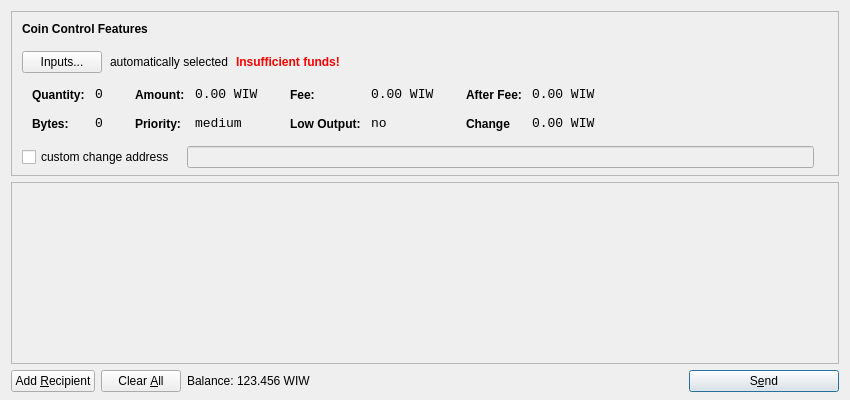
<?xml version="1.0" encoding="UTF-8"?>
<ui version="4.0">
 <class>SendCoinsDialog</class>
 <widget class="QDialog" name="SendCoinsDialog">
  <property name="geometry">
   <rect>
    <x>0</x>
    <y>0</y>
    <width>850</width>
    <height>400</height>
   </rect>
  </property>
  <property name="windowTitle">
   <string>Send Coins</string>
  </property>
  <layout class="QVBoxLayout" name="verticalLayout" stretch="0,1,0">
   <property name="bottomMargin">
    <number>8</number>
   </property>
   <item>
    <widget class="QFrame" name="frameCoinControl">
     <property name="sizePolicy">
      <sizepolicy hsizetype="Expanding" vsizetype="Expanding">
       <horstretch>0</horstretch>
       <verstretch>0</verstretch>
      </sizepolicy>
     </property>
     <property name="maximumSize">
      <size>
       <width>16777215</width>
       <height>16777215</height>
      </size>
     </property>
     <property name="frameShape">
      <enum>QFrame::StyledPanel</enum>
     </property>
     <property name="frameShadow">
      <enum>QFrame::Sunken</enum>
     </property>
     <layout class="QVBoxLayout" name="verticalLayoutCoinControl2">
      <property name="spacing">
       <number>-1</number>
      </property>
      <property name="leftMargin">
       <number>0</number>
      </property>
      <property name="topMargin">
       <number>0</number>
      </property>
      <property name="rightMargin">
       <number>0</number>
      </property>
      <property name="bottomMargin">
       <number>6</number>
      </property>
      <item>
       <layout class="QVBoxLayout" name="verticalLayoutCoinControl" stretch="0,0,0,0,1">
        <property name="spacing">
         <number>0</number>
        </property>
        <property name="leftMargin">
         <number>10</number>
        </property>
        <property name="topMargin">
         <number>10</number>
        </property>
        <item>
         <layout class="QHBoxLayout" name="horizontalLayoutCoinControl1">
          <property name="bottomMargin">
           <number>15</number>
          </property>
          <item>
           <widget class="QLabel" name="labelCoinControlFeatures">
            <property name="sizePolicy">
             <sizepolicy hsizetype="Preferred" vsizetype="Maximum">
              <horstretch>0</horstretch>
              <verstretch>0</verstretch>
             </sizepolicy>
            </property>
            <property name="font">
             <font>
              <weight>75</weight>
              <bold>true</bold>
             </font>
            </property>
            <property name="styleSheet">
             <string notr="true">font-weight:bold;</string>
            </property>
            <property name="text">
             <string>Coin Control Features</string>
            </property>
           </widget>
          </item>
         </layout>
        </item>
        <item>
         <layout class="QHBoxLayout" name="horizontalLayoutCoinControl2" stretch="0,0,0,0">
          <property name="spacing">
           <number>8</number>
          </property>
          <property name="bottomMargin">
           <number>10</number>
          </property>
          <item>
           <widget class="QPushButton" name="pushButtonCoinControl">
            <property name="styleSheet">
             <string notr="true"/>
            </property>
            <property name="text">
             <string>Inputs...</string>
            </property>
           </widget>
          </item>
          <item>
           <widget class="QLabel" name="labelCoinControlAutomaticallySelected">
            <property name="text">
             <string>automatically selected</string>
            </property>
            <property name="margin">
             <number>5</number>
            </property>
           </widget>
          </item>
          <item>
           <widget class="QLabel" name="labelCoinControlInsuffFunds">
            <property name="font">
             <font>
              <weight>75</weight>
              <bold>true</bold>
             </font>
            </property>
            <property name="styleSheet">
             <string notr="true">color:red;font-weight:bold;</string>
            </property>
            <property name="text">
             <string>Insufficient funds!</string>
            </property>
            <property name="margin">
             <number>5</number>
            </property>
           </widget>
          </item>
          <item>
           <spacer name="horizontalSpacerCoinControl">
            <property name="orientation">
             <enum>Qt::Horizontal</enum>
            </property>
            <property name="sizeHint" stdset="0">
             <size>
              <width>40</width>
              <height>1</height>
             </size>
            </property>
           </spacer>
          </item>
         </layout>
        </item>
        <item>
         <widget class="QWidget" name="widgetCoinControl" native="true">
          <property name="sizePolicy">
           <sizepolicy hsizetype="Preferred" vsizetype="Preferred">
            <horstretch>0</horstretch>
            <verstretch>0</verstretch>
           </sizepolicy>
          </property>
          <property name="minimumSize">
           <size>
            <width>0</width>
            <height>0</height>
           </size>
          </property>
          <property name="styleSheet">
           <string notr="true"/>
          </property>
          <layout class="QHBoxLayout" name="horizontalLayoutCoinControl5">
           <property name="margin">
            <number>0</number>
           </property>
           <item>
            <layout class="QHBoxLayout" name="horizontalLayoutCoinControl3" stretch="0,0,0,1">
             <property name="spacing">
              <number>20</number>
             </property>
             <property name="topMargin">
              <number>0</number>
             </property>
             <property name="bottomMargin">
              <number>10</number>
             </property>
             <item>
              <layout class="QFormLayout" name="formLayoutCoinControl1">
               <property name="horizontalSpacing">
                <number>10</number>
               </property>
               <property name="verticalSpacing">
                <number>14</number>
               </property>
               <property name="leftMargin">
                <number>10</number>
               </property>
               <property name="topMargin">
                <number>4</number>
               </property>
               <property name="rightMargin">
                <number>6</number>
               </property>
               <item row="0" column="0">
                <widget class="QLabel" name="labelCoinControlQuantityText">
                 <property name="styleSheet">
                  <string notr="true">font-weight:bold;</string>
                 </property>
                 <property name="text">
                  <string>Quantity:</string>
                 </property>
                 <property name="margin">
                  <number>0</number>
                 </property>
                </widget>
               </item>
               <item row="0" column="1">
                <widget class="QLabel" name="labelCoinControlQuantity">
                 <property name="font">
                  <font>
                   <family>Monospace</family>
                   <pointsize>10</pointsize>
                  </font>
                 </property>
                 <property name="cursor">
                  <cursorShape>IBeamCursor</cursorShape>
                 </property>
                 <property name="contextMenuPolicy">
                  <enum>Qt::ActionsContextMenu</enum>
                 </property>
                 <property name="text">
                  <string>0</string>
                 </property>
                 <property name="margin">
                  <number>0</number>
                 </property>
                 <property name="textInteractionFlags">
                  <set>Qt::LinksAccessibleByMouse|Qt::TextSelectableByKeyboard|Qt::TextSelectableByMouse</set>
                 </property>
                </widget>
               </item>
               <item row="1" column="0">
                <widget class="QLabel" name="labelCoinControlBytesText">
                 <property name="styleSheet">
                  <string notr="true">font-weight:bold;</string>
                 </property>
                 <property name="text">
                  <string>Bytes:</string>
                 </property>
                </widget>
               </item>
               <item row="1" column="1">
                <widget class="QLabel" name="labelCoinControlBytes">
                 <property name="font">
                  <font>
                   <family>Monospace</family>
                   <pointsize>10</pointsize>
                  </font>
                 </property>
                 <property name="cursor">
                  <cursorShape>IBeamCursor</cursorShape>
                 </property>
                 <property name="contextMenuPolicy">
                  <enum>Qt::ActionsContextMenu</enum>
                 </property>
                 <property name="text">
                  <string>0</string>
                 </property>
                 <property name="textInteractionFlags">
                  <set>Qt::LinksAccessibleByMouse|Qt::TextSelectableByKeyboard|Qt::TextSelectableByMouse</set>
                 </property>
                </widget>
               </item>
              </layout>
             </item>
             <item>
              <layout class="QFormLayout" name="formLayoutCoinControl2">
               <property name="horizontalSpacing">
                <number>10</number>
               </property>
               <property name="verticalSpacing">
                <number>14</number>
               </property>
               <property name="leftMargin">
                <number>6</number>
               </property>
               <property name="topMargin">
                <number>4</number>
               </property>
               <property name="rightMargin">
                <number>6</number>
               </property>
               <item row="0" column="0">
                <widget class="QLabel" name="labelCoinControlAmountText">
                 <property name="styleSheet">
                  <string notr="true">font-weight:bold;</string>
                 </property>
                 <property name="text">
                  <string>Amount:</string>
                 </property>
                 <property name="margin">
                  <number>0</number>
                 </property>
                </widget>
               </item>
               <item row="0" column="1">
                <widget class="QLabel" name="labelCoinControlAmount">
                 <property name="font">
                  <font>
                   <family>Monospace</family>
                   <pointsize>10</pointsize>
                  </font>
                 </property>
                 <property name="cursor">
                  <cursorShape>IBeamCursor</cursorShape>
                 </property>
                 <property name="contextMenuPolicy">
                  <enum>Qt::ActionsContextMenu</enum>
                 </property>
                 <property name="text">
                  <string notr="true">0.00 WIW</string>
                 </property>
                 <property name="textInteractionFlags">
                  <set>Qt::LinksAccessibleByMouse|Qt::TextSelectableByKeyboard|Qt::TextSelectableByMouse</set>
                 </property>
                </widget>
               </item>
               <item row="1" column="0">
                <widget class="QLabel" name="labelCoinControlPriorityText">
                 <property name="styleSheet">
                  <string notr="true">font-weight:bold;</string>
                 </property>
                 <property name="text">
                  <string>Priority:</string>
                 </property>
                </widget>
               </item>
               <item row="1" column="1">
                <widget class="QLabel" name="labelCoinControlPriority">
                 <property name="font">
                  <font>
                   <family>Monospace</family>
                   <pointsize>10</pointsize>
                  </font>
                 </property>
                 <property name="cursor">
                  <cursorShape>IBeamCursor</cursorShape>
                 </property>
                 <property name="contextMenuPolicy">
                  <enum>Qt::ActionsContextMenu</enum>
                 </property>
                 <property name="text">
                  <string>medium</string>
                 </property>
                 <property name="textInteractionFlags">
                  <set>Qt::LinksAccessibleByMouse|Qt::TextSelectableByKeyboard|Qt::TextSelectableByMouse</set>
                 </property>
                </widget>
               </item>
              </layout>
             </item>
             <item>
              <layout class="QFormLayout" name="formLayoutCoinControl3">
               <property name="horizontalSpacing">
                <number>10</number>
               </property>
               <property name="verticalSpacing">
                <number>14</number>
               </property>
               <property name="leftMargin">
                <number>6</number>
               </property>
               <property name="topMargin">
                <number>4</number>
               </property>
               <property name="rightMargin">
                <number>6</number>
               </property>
               <item row="0" column="0">
                <widget class="QLabel" name="labelCoinControlFeeText">
                 <property name="styleSheet">
                  <string notr="true">font-weight:bold;</string>
                 </property>
                 <property name="text">
                  <string>Fee:</string>
                 </property>
                 <property name="margin">
                  <number>0</number>
                 </property>
                </widget>
               </item>
               <item row="0" column="1">
                <widget class="QLabel" name="labelCoinControlFee">
                 <property name="font">
                  <font>
                   <family>Monospace</family>
                   <pointsize>10</pointsize>
                  </font>
                 </property>
                 <property name="cursor">
                  <cursorShape>IBeamCursor</cursorShape>
                 </property>
                 <property name="contextMenuPolicy">
                  <enum>Qt::ActionsContextMenu</enum>
                 </property>
                 <property name="text">
                  <string notr="true">0.00 WIW</string>
                 </property>
                 <property name="textInteractionFlags">
                  <set>Qt::LinksAccessibleByMouse|Qt::TextSelectableByKeyboard|Qt::TextSelectableByMouse</set>
                 </property>
                </widget>
               </item>
               <item row="1" column="0">
                <widget class="QLabel" name="labelCoinControlLowOutputText">
                 <property name="styleSheet">
                  <string notr="true">font-weight:bold;</string>
                 </property>
                 <property name="text">
                  <string>Low Output:</string>
                 </property>
                </widget>
               </item>
               <item row="1" column="1">
                <widget class="QLabel" name="labelCoinControlLowOutput">
                 <property name="font">
                  <font>
                   <family>Monospace</family>
                   <pointsize>10</pointsize>
                  </font>
                 </property>
                 <property name="cursor">
                  <cursorShape>IBeamCursor</cursorShape>
                 </property>
                 <property name="contextMenuPolicy">
                  <enum>Qt::ActionsContextMenu</enum>
                 </property>
                 <property name="text">
                  <string>no</string>
                 </property>
                 <property name="textInteractionFlags">
                  <set>Qt::LinksAccessibleByMouse|Qt::TextSelectableByKeyboard|Qt::TextSelectableByMouse</set>
                 </property>
                </widget>
               </item>
              </layout>
             </item>
             <item>
              <layout class="QFormLayout" name="formLayoutCoinControl4">
               <property name="horizontalSpacing">
                <number>10</number>
               </property>
               <property name="verticalSpacing">
                <number>14</number>
               </property>
               <property name="leftMargin">
                <number>6</number>
               </property>
               <property name="topMargin">
                <number>4</number>
               </property>
               <property name="rightMargin">
                <number>6</number>
               </property>
               <item row="0" column="0">
                <widget class="QLabel" name="labelCoinControlAfterFeeText">
                 <property name="styleSheet">
                  <string notr="true">font-weight:bold;</string>
                 </property>
                 <property name="text">
                  <string>After Fee:</string>
                 </property>
                 <property name="margin">
                  <number>0</number>
                 </property>
                </widget>
               </item>
               <item row="0" column="1">
                <widget class="QLabel" name="labelCoinControlAfterFee">
                 <property name="font">
                  <font>
                   <family>Monospace</family>
                   <pointsize>10</pointsize>
                  </font>
                 </property>
                 <property name="cursor">
                  <cursorShape>IBeamCursor</cursorShape>
                 </property>
                 <property name="contextMenuPolicy">
                  <enum>Qt::ActionsContextMenu</enum>
                 </property>
                 <property name="text">
                  <string notr="true">0.00 WIW</string>
                 </property>
                 <property name="textInteractionFlags">
                  <set>Qt::LinksAccessibleByMouse|Qt::TextSelectableByKeyboard|Qt::TextSelectableByMouse</set>
                 </property>
                </widget>
               </item>
               <item row="1" column="0">
                <widget class="QLabel" name="labelCoinControlChangeText">
                 <property name="styleSheet">
                  <string notr="true">font-weight:bold;</string>
                 </property>
                 <property name="text">
                  <string>Change</string>
                 </property>
                </widget>
               </item>
               <item row="1" column="1">
                <widget class="QLabel" name="labelCoinControlChange">
                 <property name="font">
                  <font>
                   <family>Monospace</family>
                   <pointsize>10</pointsize>
                  </font>
                 </property>
                 <property name="cursor">
                  <cursorShape>IBeamCursor</cursorShape>
                 </property>
                 <property name="contextMenuPolicy">
                  <enum>Qt::ActionsContextMenu</enum>
                 </property>
                 <property name="text">
                  <string notr="true">0.00 WIW</string>
                 </property>
                 <property name="textInteractionFlags">
                  <set>Qt::LinksAccessibleByMouse|Qt::TextSelectableByKeyboard|Qt::TextSelectableByMouse</set>
                 </property>
                </widget>
               </item>
              </layout>
             </item>
            </layout>
           </item>
          </layout>
         </widget>
        </item>
        <item>
         <layout class="QHBoxLayout" name="horizontalLayoutCoinControl4" stretch="0,0,0">
          <property name="spacing">
           <number>12</number>
          </property>
          <property name="sizeConstraint">
           <enum>QLayout::SetDefaultConstraint</enum>
          </property>
          <property name="topMargin">
           <number>5</number>
          </property>
          <property name="rightMargin">
           <number>5</number>
          </property>
          <item>
           <widget class="QCheckBox" name="checkBoxCoinControlChange">
            <property name="text">
             <string>custom change address</string>
            </property>
           </widget>
          </item>
          <item>
           <widget class="QLineEdit" name="lineEditCoinControlChange">
            <property name="enabled">
             <bool>false</bool>
            </property>
            <property name="sizePolicy">
             <sizepolicy hsizetype="Expanding" vsizetype="Fixed">
              <horstretch>0</horstretch>
              <verstretch>0</verstretch>
             </sizepolicy>
            </property>
           </widget>
          </item>
          <item>
           <widget class="QLabel" name="labelCoinControlChangeLabel">
            <property name="sizePolicy">
             <sizepolicy hsizetype="Preferred" vsizetype="Expanding">
              <horstretch>0</horstretch>
              <verstretch>0</verstretch>
             </sizepolicy>
            </property>
            <property name="minimumSize">
             <size>
              <width>0</width>
              <height>0</height>
             </size>
            </property>
            <property name="text">
             <string/>
            </property>
            <property name="margin">
             <number>3</number>
            </property>
           </widget>
          </item>
         </layout>
        </item>
        <item>
         <spacer name="verticalSpacerCoinControl">
          <property name="orientation">
           <enum>Qt::Vertical</enum>
          </property>
          <property name="sizeHint" stdset="0">
           <size>
            <width>800</width>
            <height>1</height>
           </size>
          </property>
         </spacer>
        </item>
       </layout>
      </item>
     </layout>
    </widget>
   </item>
   <item>
    <widget class="QScrollArea" name="scrollArea">
     <property name="widgetResizable">
      <bool>true</bool>
     </property>
     <widget class="QWidget" name="scrollAreaWidgetContents">
      <property name="geometry">
       <rect>
        <x>0</x>
        <y>0</y>
        <width>830</width>
        <height>165</height>
       </rect>
      </property>
      <layout class="QVBoxLayout" name="verticalLayout_2">
       <property name="margin">
        <number>0</number>
       </property>
       <item>
        <layout class="QVBoxLayout" name="entries">
         <property name="spacing">
          <number>6</number>
         </property>
        </layout>
       </item>
       <item>
        <spacer name="verticalSpacer">
         <property name="orientation">
          <enum>Qt::Vertical</enum>
         </property>
         <property name="sizeHint" stdset="0">
          <size>
           <width>20</width>
           <height>40</height>
          </size>
         </property>
        </spacer>
       </item>
      </layout>
     </widget>
    </widget>
   </item>
   <item>
    <layout class="QHBoxLayout" name="horizontalLayout">
     <item>
      <widget class="QPushButton" name="addButton">
       <property name="toolTip">
        <string>Send to multiple recipients at once</string>
       </property>
       <property name="text">
        <string>Add &amp;Recipient</string>
       </property>
       <property name="autoDefault">
        <bool>false</bool>
       </property>
      </widget>
     </item>
     <item>
      <widget class="QPushButton" name="clearButton">
       <property name="sizePolicy">
        <sizepolicy hsizetype="Minimum" vsizetype="Fixed">
         <horstretch>0</horstretch>
         <verstretch>0</verstretch>
        </sizepolicy>
       </property>
       <property name="toolTip">
        <string>Remove all transaction fields</string>
       </property>
       <property name="text">
        <string>Clear &amp;All</string>
       </property>
       <property name="autoRepeatDelay">
        <number>300</number>
       </property>
       <property name="autoDefault">
        <bool>false</bool>
       </property>
      </widget>
     </item>
     <item>
      <layout class="QHBoxLayout" name="horizontalLayout_2">
       <property name="spacing">
        <number>3</number>
       </property>
       <item>
        <widget class="QLabel" name="label">
         <property name="sizePolicy">
          <sizepolicy hsizetype="Preferred" vsizetype="Fixed">
           <horstretch>0</horstretch>
           <verstretch>0</verstretch>
          </sizepolicy>
         </property>
         <property name="text">
          <string>Balance:</string>
         </property>
        </widget>
       </item>
       <item>
        <widget class="QLabel" name="labelBalance">
         <property name="sizePolicy">
          <sizepolicy hsizetype="Preferred" vsizetype="Fixed">
           <horstretch>0</horstretch>
           <verstretch>0</verstretch>
          </sizepolicy>
         </property>
         <property name="cursor">
          <cursorShape>IBeamCursor</cursorShape>
         </property>
         <property name="text">
          <string notr="true">123.456 WIW</string>
         </property>
         <property name="textInteractionFlags">
          <set>Qt::LinksAccessibleByMouse|Qt::TextSelectableByKeyboard|Qt::TextSelectableByMouse</set>
         </property>
        </widget>
       </item>
      </layout>
     </item>
     <item>
      <spacer name="horizontalSpacer">
       <property name="orientation">
        <enum>Qt::Horizontal</enum>
       </property>
       <property name="sizeHint" stdset="0">
        <size>
         <width>40</width>
         <height>20</height>
        </size>
       </property>
      </spacer>
     </item>
     <item>
      <widget class="QPushButton" name="sendButton">
       <property name="minimumSize">
        <size>
         <width>150</width>
         <height>0</height>
        </size>
       </property>
       <property name="toolTip">
        <string>Confirm the send action</string>
       </property>
       <property name="text">
        <string>S&amp;end</string>
       </property>
       <property name="icon">
        <iconset resource="../bitcoin.qrc">
         <normaloff>:/icons/send</normaloff>:/icons/send</iconset>
       </property>
       <property name="default">
        <bool>true</bool>
       </property>
      </widget>
     </item>
    </layout>
   </item>
  </layout>
 </widget>
 <resources>
  <include location="../bitcoin.qrc"/>
 </resources>
 <connections/>
</ui>
